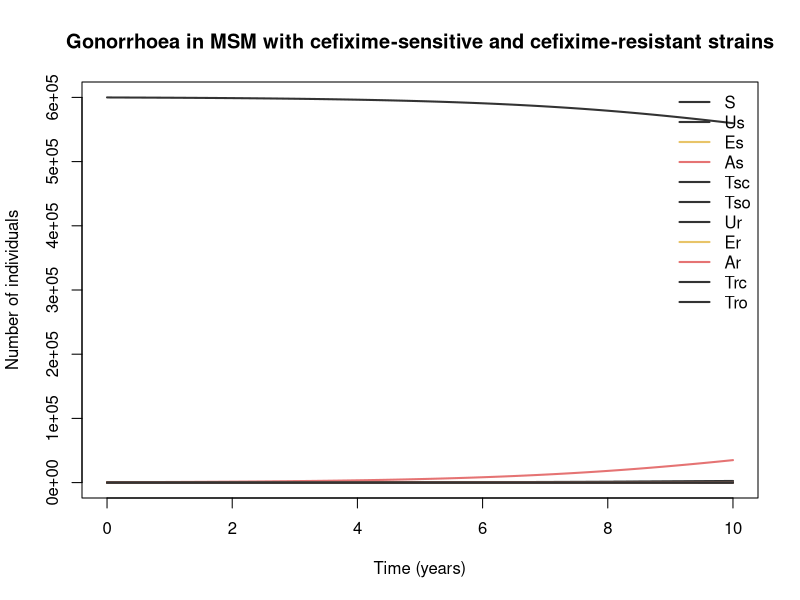

Generate this figure with R:
## Gonorrhoea in MSM with cefixime-sensitive and cefixime-resistant strains
## Gonorrhoea, antimicrobial resistance.
## Parameter values: 8 of 9 checked against the source; the rest are recalled or illustrative.
## Reference: Whittles LK, White PJ, Didelot X. Estimating the fitness cost and benefit of cefixime resistance in Neisseria gonorrhoeae to inform prescription policy: a modelling study. PLoS Med 2017;14(10):e1002416
## Source: https://doi.org/10.1371/journal.pmed.1002416
##
## Generated from a compartmental model diagram (model format v1).
## Regenerating from the same diagram always gives this exact file.
##
## Compartments: S, Us, Es, As, Tsc, Tso, Ur, Er, Ar, Trc, Tro
## Flows (time unit: years):
##   S -> Us    : foi_s * S
##   S -> Ur    : foi_r * S
##   Us -> Es   : psi * sig_inc * Us
##   Us -> As   : (1 - psi) * sig_inc * Us
##   Ur -> Er   : psi * sig_inc * Ur
##   Ur -> Ar   : (1 - psi) * sig_inc * Ur
##   As -> S    : nu * As
##   Ar -> S    : alpha_r * nu * Ar
##   Es -> Tsc  : pi_cef * mu_t * Es
##   Es -> Tso  : (1 - pi_cef) * mu_t * Es
##   Er -> Trc  : pi_cef * mu_t * Er
##   Er -> Tro  : (1 - pi_cef) * mu_t * Er
##   Tsc -> S   : rho * Tsc
##   Tso -> S   : rho * Tso
##   Tro -> S   : rho * Tro
##   Trc -> S   : (1 - phi_f) * rho * Trc
##   Trc -> Ar  : phi_f * rho * Trc

library(deSolve)

# ---- Time ------------------------------------------------------------
times <- seq(0, 10, by = 0.01)  # years

# ---- Parameters ------------------------------------------------------
parameters <- c(
  theta = 5.2,    # transmission rate (/yr) [verified]
  psi = 0.63,     # proportion of infections becoming symptomatic [verified]
  sig_inc = 77,   # rate of leaving incubation (about 4.7 days) (/yr) [verified]
  nu = 1.8,       # natural recovery from asymptomatic infection, sensitive strain (/yr) [verified]
  alpha_r = 1.8,  # relative natural recovery rate of the resistant strain (fitness cost) [verified]
  mu_t = 136,     # treatment-seeking rate when symptomatic (/yr) [verified]
  rho = 53,       # recovery rate after treatment (/yr) [verified]
  phi_f = 0.83,   # cefixime treatment failure for resistant infection [verified]
  pi_cef = 0.3    # proportion treated with cefixime [illustrative]
)

# ---- Initial conditions ----------------------------------------------
state <- c(
  S = 600000,  # susceptible MSM
  Us = 0,      # incubating, sensitive strain
  Es = 0,      # symptomatic, sensitive
  As = 618,    # asymptomatic, sensitive
  Tsc = 0,     # treated with cefixime, sensitive
  Tso = 0,     # treated with another antibiotic, sensitive
  Ur = 0,      # incubating, resistant strain
  Er = 0,      # symptomatic, resistant
  Ar = 49,     # asymptomatic, resistant
  Trc = 0,     # treated with cefixime, resistant
  Tro = 0      # treated with another antibiotic, resistant
)

# ---- Model equations -------------------------------------------------
gonorrhoea_amr_whittles_model <- function(t, state, parameters) {
  with(as.list(c(state, parameters)), {
    # Total population
    N <- S + Us + Es + As + Tsc + Tso + Ur + Er + Ar + Trc + Tro

    # Derived quantities
    Inf_s <- Us + Es + As + Tsc + Tso  # infected with sensitive strain
    Inf_r <- Ur + Er + Ar + Trc + Tro  # infected with resistant strain
    foi_s <- theta * Inf_s / N         # force of infection, sensitive
    foi_r <- theta * Inf_r / N         # force of infection, resistant

    # Rates of change
    dS <- -foi_s * S - foi_r * S + nu * As + alpha_r * nu * Ar + rho * Tsc + rho * Tso + rho * Tro + (1 - phi_f) * rho * Trc
    dUs <- foi_s * S - psi * sig_inc * Us - (1 - psi) * sig_inc * Us
    dEs <- psi * sig_inc * Us - pi_cef * mu_t * Es - (1 - pi_cef) * mu_t * Es
    dAs <- (1 - psi) * sig_inc * Us - nu * As
    dTsc <- pi_cef * mu_t * Es - rho * Tsc
    dTso <- (1 - pi_cef) * mu_t * Es - rho * Tso
    dUr <- foi_r * S - psi * sig_inc * Ur - (1 - psi) * sig_inc * Ur
    dEr <- psi * sig_inc * Ur - pi_cef * mu_t * Er - (1 - pi_cef) * mu_t * Er
    dAr <- (1 - psi) * sig_inc * Ur - alpha_r * nu * Ar + phi_f * rho * Trc
    dTrc <- pi_cef * mu_t * Er - (1 - phi_f) * rho * Trc - phi_f * rho * Trc
    dTro <- (1 - pi_cef) * mu_t * Er - rho * Tro

    list(c(dS, dUs, dEs, dAs, dTsc, dTso, dUr, dEr, dAr, dTrc, dTro))
  })
}

# ---- Solve -----------------------------------------------------------
out <- ode(y = state, times = times, func = gonorrhoea_amr_whittles_model, parms = parameters)
out <- as.data.frame(out)

# ---- Plot ------------------------------------------------------------
compartment_cols <- c(S = "#333333", Us = "#333333", Es = "#E8C468", As = "#E57373", Tsc = "#333333", Tso = "#333333", Ur = "#333333", Er = "#E8C468", Ar = "#E57373", Trc = "#333333", Tro = "#333333")
matplot(out$time, out[, names(compartment_cols)], type = "l", lty = 1, lwd = 2,
        col = compartment_cols, xlab = "Time (years)", ylab = "Number of individuals",
        main = "Gonorrhoea in MSM with cefixime-sensitive and cefixime-resistant strains")
legend("topright", legend = names(compartment_cols), col = compartment_cols,
       lty = 1, lwd = 2, bty = "n")
